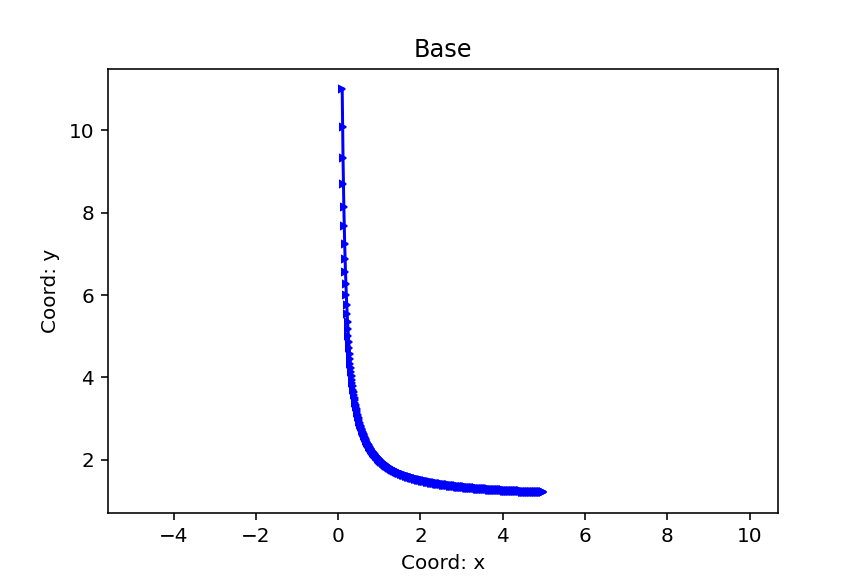

Here is the Python script that generated this plot:
import matplotlib.pyplot as plt
import numpy as np



def hyperbola(x0, x1, step, a = 1, b = 1):
    
    x = np.arange(x0, x1, step)
    y = a / x + b

    plt.plot(x, y, color = 'b', 
             label = 'Graf 1', 
             marker = '>', ms = 3)
    
    
    plt.xlabel('Coord: x')
    plt.ylabel('Coord: y')
    plt.title('Base')
    # plt.grid()
    plt.axis('equal')
    plt.savefig('task_2.png')


if __name__ == '__main__':
    hyperbola(0.1, 5, 0.01)
